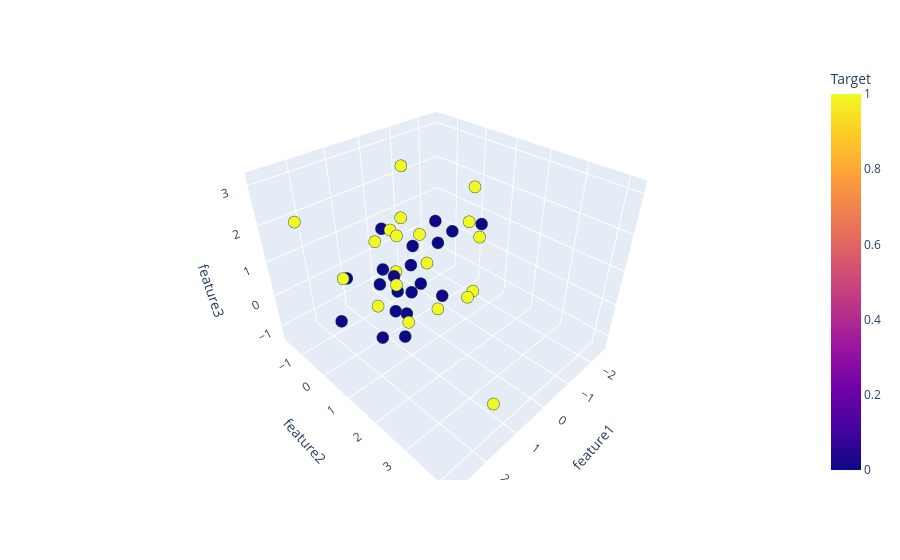

Here is the notebook cell this chart was saved with:
### Code cell
import plotly.express as px
fig = px.scatter_3d(df, df['feature1'],df['feature2'], df['feature3'], color  = df['Target'])
fig.update_traces(marker = dict(size = 7, line = dict(width = 2, color = 'DarkSlateGrey')), selector = dict(mode = 'markers'))
fig.show()

### Figure 1 — Plotly figure (JSON) as saved in the notebook; plotly's stock layout.template omitted (floating-point values rounded to 4 significant figures)
{"data": [{"hovertemplate": "feature1=%{x}<br>feature2=%{y}<br>feature3=%{z}<br>Target=%{marker.color}<extra></extra>", "legendgroup": "", "marker": {"color": [0, 1, 0, 0, 0, 1, 1, 0, 1, 1, 1, 0, 0, 0, 1, 1, 0, 0, 0, 1, 1, 1, 1, 0, 1, 1, 1, 1, 0, 0, 1, 1, 1, 0, 0, 0, 0, 0, 1, 0], "coloraxis": "coloraxis", "line": {"color": "DarkSlateGrey", "width": 2}, "size": 7, "symbol": "circle"}, "mode": "markers", "name": "", "scene": "scene", "showlegend": false, "type": "scatter3d", "x": [-0.3675, 0.1771, 0.4206, 1.968, -2.506, 1.425, 2.224, 0.3223, -0.7233, 2.823, -1.39, -0.3316, 0.667, -1.01, 0.3849, 1.677, 0.2411, -0.04544, -0.9926, 1.438, 0.2907, 0.7319, -1.028, -0.4208, -0.7643, 2.011, 0.8989, 1.01, 0.9486, 1.415, 1.251, 0.2046, 0.7489, 1.045, -1.838, 0.1901, -0.02254, 1.267, 1.234, 1.772], "y": [-1.137, -0.5981, 0.4116, -0.5478, 0.147, 1.441, 0.2304, 0.06034, 1.461, -0.3329, 0.6667, -1.632, 0.02581, 0.4417, 1.324, 4.188, -0.9525, 1.041, -0.1613, 1.1, 0.867, 0.5174, 1.131, -0.552, 1.567, 1.921, 0.436, 1.438, 0.7017, 0.4577, 0.1864, -0.01154, 2.593, 0.5382, -0.9388, 0.5121, 0.01342, 0.1736, 0.05278, -0.3475], "z": [-1.322, 1.227, -0.07132, -0.6794, 0.6062, 0.1826, 1.192, -1.043, -0.08537, 2.637, 1.344, 0.6191, -0.7776, 1.129, -0.1032, -0.08056, -0.1363, -0.09403, 1.192, 1.065, 0.9826, 2.245, 2.603, -0.1211, 1.549, 2.933, 0.821, 2.328, -1.051, 0.7289, 1.704, 3.151, 1.171, 0.8121, -0.2018, 0.1315, 0.9359, -1.223, -0.2616, 0.6701]}], "layout": {"coloraxis": {"colorbar": {"title": {"text": "Target"}}, "colorscale": [[0, "#0d0887"], [0.1111, "#46039f"], [0.2222, "#7201a8"], [0.3333, "#9c179e"], [0.4444, "#bd3786"], [0.5556, "#d8576b"], [0.6667, "#ed7953"], [0.7778, "#fb9f3a"], [0.8889, "#fdca26"], [1, "#f0f921"]]}, "legend": {"tracegroupgap": 0}, "margin": {"t": 60}, "scene": {"domain": {"x": [0, 1], "y": [0, 1]}, "xaxis": {"title": {"text": "feature1"}}, "yaxis": {"title": {"text": "feature2"}}, "zaxis": {"title": {"text": "feature3"}}}}}
